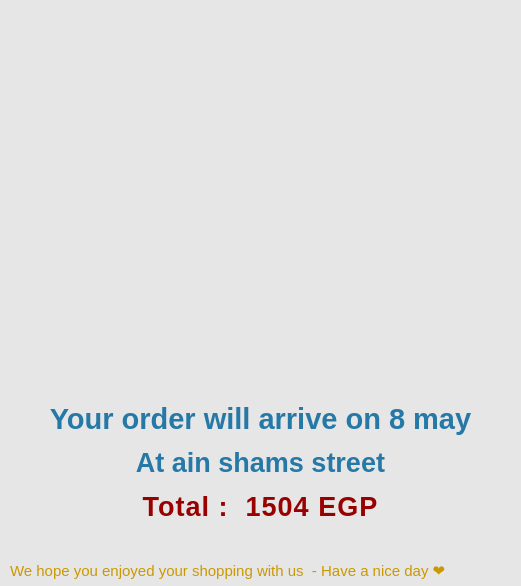
<?xml version="1.0" encoding="UTF-8"?>
<ui version="4.0">
 <class>DoneShoppingGui</class>
 <widget class="QDialog" name="DoneShoppingGui">
  <property name="geometry">
   <rect>
    <x>0</x>
    <y>0</y>
    <width>521</width>
    <height>586</height>
   </rect>
  </property>
  <property name="windowTitle">
   <string>Dokan Online Market</string>
  </property>
  <property name="windowIcon">
   <iconset resource="Resources.qrc">
    <normaloff>:/img/assets/img/icons/icons8-small-business-96.png</normaloff>:/img/assets/img/icons/icons8-small-business-96.png</iconset>
  </property>
  <property name="styleSheet">
   <string notr="true">*{
background-color: #e6e6e6;
}</string>
  </property>
  <widget class="QLabel" name="label">
   <property name="geometry">
    <rect>
     <x>5</x>
     <y>0</y>
     <width>511</width>
     <height>401</height>
    </rect>
   </property>
   <property name="text">
    <string/>
   </property>
   <property name="pixmap">
    <pixmap resource="Resources.qrc">:/img/assets/img/icons/shopping cart shopping bag.png</pixmap>
   </property>
   <property name="scaledContents">
    <bool>true</bool>
   </property>
  </widget>
  <widget class="QLabel" name="label_4">
   <property name="geometry">
    <rect>
     <x>10</x>
     <y>550</y>
     <width>501</width>
     <height>41</height>
    </rect>
   </property>
   <property name="font">
    <font>
     <pointsize>11</pointsize>
    </font>
   </property>
   <property name="styleSheet">
    <string notr="true">*{
background-color: rgba(0,0,0,0);
color: #ca9802;
}</string>
   </property>
   <property name="text">
    <string>We hope you enjoyed your shopping with us  - Have a nice day ❤</string>
   </property>
  </widget>
  <widget class="QWidget" name="layoutWidget">
   <property name="geometry">
    <rect>
     <x>0</x>
     <y>400</y>
     <width>521</width>
     <height>125</height>
    </rect>
   </property>
   <layout class="QVBoxLayout" name="verticalLayout">
    <item>
     <widget class="QLabel" name="lb_date">
      <property name="font">
       <font>
        <pointsize>22</pointsize>
        <bold>true</bold>
       </font>
      </property>
      <property name="styleSheet">
       <string notr="true">*{
background-color: rgba(0,0,0,0);
color: #2679a6;
}</string>
      </property>
      <property name="text">
       <string>Your order will arrive on 8 may</string>
      </property>
      <property name="alignment">
       <set>Qt::AlignCenter</set>
      </property>
     </widget>
    </item>
    <item>
     <widget class="QLabel" name="lb_address">
      <property name="font">
       <font>
        <pointsize>20</pointsize>
        <bold>true</bold>
       </font>
      </property>
      <property name="styleSheet">
       <string notr="true">*{
background-color: rgba(0,0,0,0);
color: #2679a6;
}</string>
      </property>
      <property name="text">
       <string>At ain shams street</string>
      </property>
      <property name="alignment">
       <set>Qt::AlignCenter</set>
      </property>
     </widget>
    </item>
    <item>
     <widget class="QLabel" name="lb_price">
      <property name="font">
       <font>
        <pointsize>20</pointsize>
        <bold>true</bold>
       </font>
      </property>
      <property name="styleSheet">
       <string notr="true">*{
background-color: rgba(0,0,0,0);
color: #990000;
letter-spacing: 1px;
}</string>
      </property>
      <property name="text">
       <string>Total :  1504 EGP</string>
      </property>
      <property name="alignment">
       <set>Qt::AlignCenter</set>
      </property>
     </widget>
    </item>
   </layout>
  </widget>
 </widget>
 <resources>
  <include location="Resources.qrc"/>
 </resources>
 <connections/>
</ui>
